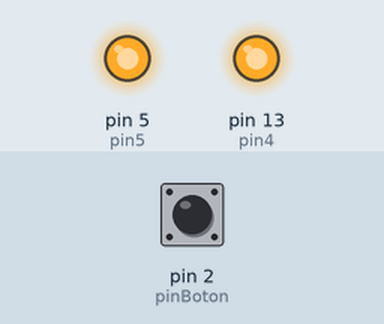
The sketch below on a simulated Arduino Uno, built with avr-gcc and run on an emulated ATmega328P. On the bench: output pins drawn as LEDs (lit = HIGH). The inputs (shaded band) are chosen by the test bench; at power-on: pin 2 (pinBoton) LOW.

Above: at 0.1 s.
Timing chart, 0 to 1.6 s (numbered marks = the images above):
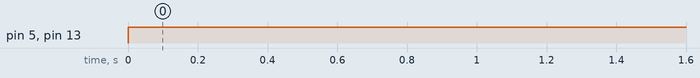

Measured:
- by itself, pin 5 (pin5), pin 13 (pin4): LOW → HIGH at 0.00 s

The sketch:

test_servo.ino
```cpp
const int pinBoton = 2;
const int pin4 = 13;
const int pin5 = 5;

bool presionado = false;

void setup() {
  pinMode(pinBoton, INPUT);
  pinMode(pin4, OUTPUT);
  pinMode(pin5, OUTPUT);

  digitalWrite(pin4, LOW);
  digitalWrite(pin5, LOW);
}

void loop() {
  int lectura = digitalRead(pinBoton);
      // Colocar ambos pines en alto
    digitalWrite(pin4, HIGH);
    digitalWrite(pin5, HIGH);
    delay(500);
}
```
